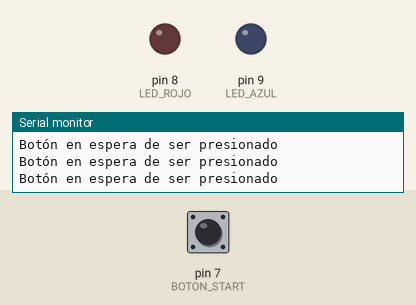
Bench run of a sketch on a simulated Arduino Uno, built with avr-gcc and run on an emulated ATmega328P. Shown: output pins drawn as LEDs (lit = HIGH), the last lines printed to the serial monitor. The test bench sets the inputs (shaded band); at power-on: pin 7 (BOTON_START) HIGH.

Above: at 1.2 s.
1.3 s: pin 7 (BOTON_START) pulled LOW for 0.15 s
At 2.6 s:
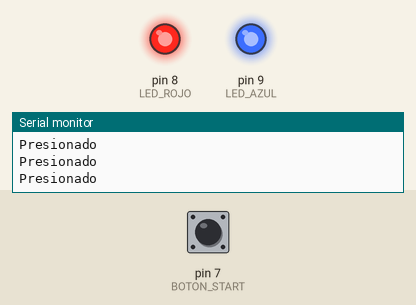
2.9 s: pin 7 (BOTON_START) pulled LOW for 1 s
At 5.0 s:
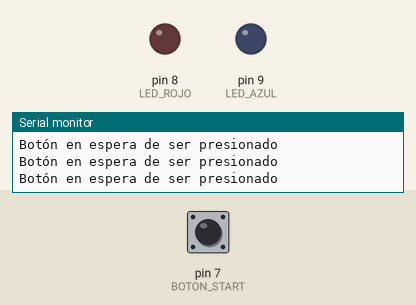
Timing chart, 0 to 6.5 s (numbered marks = the images above; inputs shaded):
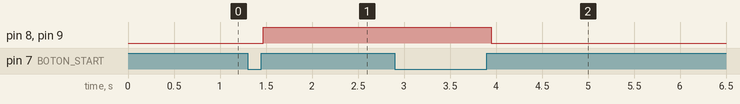

Measured:
- after the input at 1.3 s, pin 8 (LED_ROJO), pin 9 (LED_AZUL): LOW → HIGH after 0.17 s
- after the input at 2.9 s, pin 8 (LED_ROJO), pin 9 (LED_AZUL): HIGH → LOW after 1.0 s

The sketch:

base2_boton_start.ino
```cpp
#define LED_ROJO 8
#define LED_AZUL 9
#define BOTON_START 7

int estado = 0;
int estadoAnterior_btn_start = 0;
int salida = 0;


void setup() {
  //                                                -->  GENERALES  <--                                                 //
  Serial.begin(9600);
  //                                                -->  LEDS  <--                                                 //
  pinMode(LED_ROJO,OUTPUT);
  pinMode(LED_AZUL,OUTPUT);
  //                                                -->  BOTON START  <--                                                 //
  pinMode(BOTON_START,INPUT_PULLUP);

}

void loop() {
  //                                                -->  BOTON START  <--                                                 //
  arrancar();
//  estado = digitalRead(BOTON_START);
//  if ( (estado == HIGH)&&(estadoAnterior_btn_start == LOW) )
//  {
//    salida = 1 - salida;  //Modifica el estado de la variable salida
//    delay(20);             //Evita el rebote del pulsador
//  }
//  estadoAnterior_btn_start = estado;//Guarda el valor actual
//
//  //  -----------------------------                -->  PROGRAMA GENERAL  <--           -----------------------------          //
//  if (salida==1)
//  {
//    Serial.println("Botón en espera de ser presionado");
//    digitalWrite(LED_ROJO,LOW);
//    digitalWrite(LED_AZUL,LOW);
//  }
//  else
//  {
//    Serial.println("Presionado");
//    digitalWrite(LED_ROJO,HIGH);
//    digitalWrite(LED_AZUL,HIGH);
//  }
//


}


void arrancar()
{


    estado = digitalRead(BOTON_START);
    if ( (estado == HIGH)&&(estadoAnterior_btn_start == LOW) )
    {
      salida = 1 - salida;  //Modifica el estado de la variable salida
      delay(20);             //Evita el rebote del pulsador

    }
    estadoAnterior_btn_start = estado;//Guarda el valor actual

    //  -----------------------------                -->  PROGRAMA GENERAL  <--           -----------------------------          //
    if (salida==1)
    {
      Serial.println("Botón en espera de ser presionado");
      digitalWrite(LED_ROJO,LOW);
      digitalWrite(LED_AZUL,LOW);
    }
    else
    {
      Serial.println("Presionado");
      digitalWrite(LED_ROJO,HIGH);
      digitalWrite(LED_AZUL,HIGH);
    }


}
```
